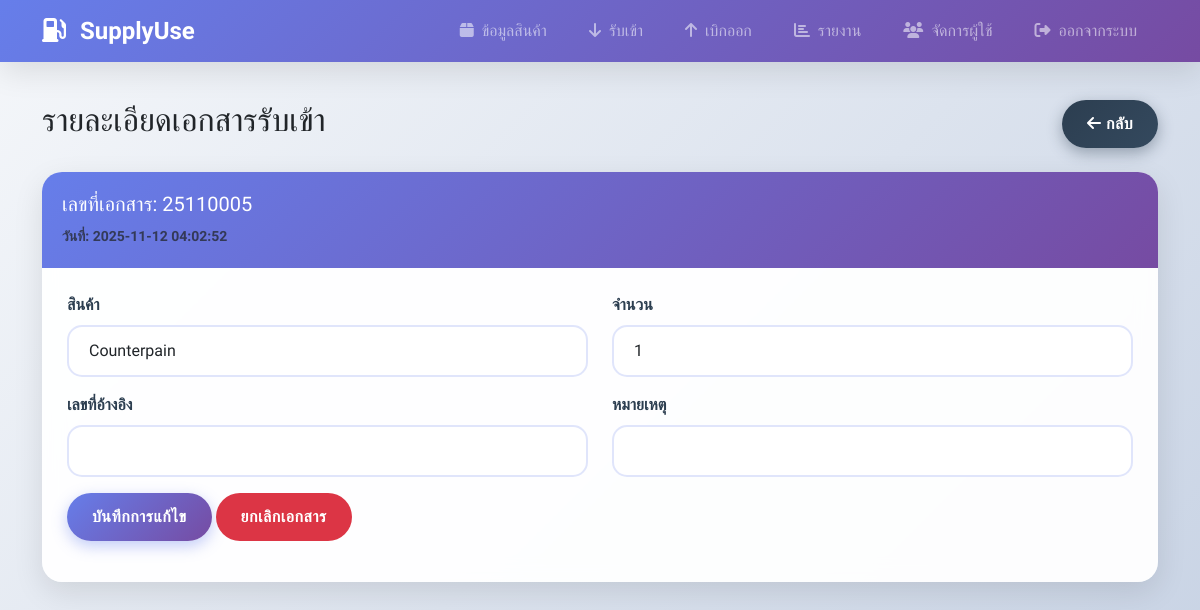
Page /stock_in_view/16 on the committed database.
### tables this page shows
CREATE TABLE stock_movements (
            id INTEGER PRIMARY KEY AUTOINCREMENT,
            product_id INTEGER,
            type TEXT CHECK(type IN ('IN', 'OUT')),
            quantity INTEGER,
            reference TEXT,
            notes TEXT,
            created_at TIMESTAMP DEFAULT CURRENT_TIMESTAMP, document_no TEXT,
            FOREIGN KEY (product_id) REFERENCES products (id)
        );

CREATE TABLE products (
            id INTEGER PRIMARY KEY AUTOINCREMENT,
            name TEXT NOT NULL,
            barcode TEXT UNIQUE,
            unit TEXT,
            min_stock INTEGER DEFAULT 0,
            current_stock INTEGER DEFAULT 0,
            image BLOB,
            created_at TIMESTAMP DEFAULT CURRENT_TIMESTAMP
        , description TEXT);

### app.py (the view)
@app.route('/stock_in_view/<int:movement_id>')
def stock_in_view(movement_id):
    conn = sqlite3.connect('supply_inventory.db')
    c = conn.cursor()
    c.execute('''SELECT sm.*, p.name, p.unit
                FROM stock_movements sm
                JOIN products p ON sm.product_id = p.id
                WHERE sm.id = ? AND sm.type = 'IN' ''', (movement_id,))
    movement = c.fetchone()
    c.execute('SELECT id, name FROM products ORDER BY name')
    products = c.fetchall()
    conn.close()
    if not movement:
        return redirect(url_for('stock_in_list'))
    doc_date = datetime.strptime(movement[6][:10], '%Y-%m-%d').date()
    today = datetime.now().date()
    can_edit = doc_date >= today
    return render_template('stock_in_view.html', movement=movement, products=products, can_edit=can_edit)

### templates/stock_in_view.html (shortened to what this page needs)
{% extends "base.html" %}
{% block content %}
<div class="d-flex justify-content-between align-items-center mb-4">
    <h2>รายละเอียดเอกสารรับเข้า</h2>
    <a href="{{ url_for('stock_in_list') }}" class="btn btn-secondary">
        <i class="fas fa-arrow-left"></i> กลับ
    </a>
</div>
<div class="card">
    <div class="card-header">
        <h5>เลขที่เอกสาร: {{ movement[7] or '-' }}</h5>
        <small class="text-muted">วันที่: {{ movement[6] }}</small>
    </div>
    <div class="card-body">
        <form id="updateForm">
            <div class="row">
                <div class="col-md-6">
                    <div class="mb-3">
                        <label class="form-label">สินค้า</label>
                        <select class="form-select" id="product_id" {% if not can_edit %}disabled{% endif %}>
                            {% for product in products %}
                            <option value="{{ product[0] }}" {% if product[0] == movement[1] %}selected{% endif %}>
                                {{ product[1] }}
                            </option>
                            {% endfor %}
                        </select>
                    </div>
                </div>
                <div class="col-md-6">
                    <div class="mb-3">
                        <label class="form-label">จำนวน</label>
                        <input type="number" class="form-control" id="quantity" value="{{ movement[3] }}" {% if not can_edit %}readonly{% endif %}>
                    </div>
                </div>
            </div>
            <div class="row">
                <div class="col-md-6">
                    <div class="mb-3">
                        <label class="form-label">เลขที่อ้างอิง</label>
                        <input type="text" class="form-control" id="reference" value="{{ movement[4] or '' }}" {% if not can_edit %}readonly{% endif %}>
                    </div>
                </div>
                <div class="col-md-6">
                    <div class="mb-3">
                        <label class="form-label">หมายเหตุ</label>
                        <input type="text" class="form-control" id="notes" value="{{ movement[5] or '' }}" {% if not can_edit %}readonly{% endif %}>
                    </div>
                </div>
            </div>
            {% if can_edit %}
            <div class="mb-3">
                <button type="submit" class="btn btn-primary">บันทึกการแก้ไข</button>
                <button type="button" class="btn btn-danger" onclick="confirmCancel()">ยกเลิกเอกสาร</button>
            </div>
            {% else %}
            <div class="alert alert-warning">
                <i class="fas fa-exclamation-triangle"></i>
                ไม่สามารถแก้ไขเอกสารย้อนหลังได้
            </div>
            {% endif %}
        </form>
    </div>
</div>
{% endblock %}

### static/css/style.css (style rules this page uses)
:root { --primary-gradient: linear-gradient(135deg, #667eea 0%, #764ba2 100%); --success-gradient: linear-gradient(135deg, #11998e 0%, #38ef7d 100%); --warning-gradient: linear-gradient(135deg, #f093fb 0%, #f5576c 100%); --info-gradient: linear-gradient(135deg, #4facfe 0%, #00f2fe 100%); --dark-gradient: linear-gradient(135deg, #2c3e50 0%, #34495e 100%); --shadow: 0 10px 30px rgba(0,0,0,0.1); --shadow-hover: 0 15px 40px rgba(0,0,0,0.15); }
body { background: linear-gradient(135deg, #f5f7fa 0%, #c3cfe2 100%); font-family: 'Kanit', 'Segoe UI', Tahoma, Geneva, Verdana, sans-serif; min-height: 100vh; padding-top: 0; }
.card { border: none; border-radius: 20px; box-shadow: var(--shadow); transition: all 0.3s ease; overflow: hidden; background: rgba(255,255,255,0.95); backdrop-filter: blur(10px); }
.card-header { background: var(--primary-gradient); color: white; border: none; padding: 20px; font-weight: 600; }
.card-body { padding: 25px; }
.btn { border-radius: 25px; font-weight: 600; padding: 12px 25px; transition: all 0.3s ease; border: none; text-transform: uppercase; letter-spacing: 0.5px; position: relative; overflow: hidden; }
.btn::before { content: ''; position: absolute; top: 0; left: -100%; width: 100%; height: 100%; background: linear-gradient(90deg, transparent, rgba(255,255,255,0.3), transparent); transition: left 0.5s; }
.btn-primary { background: var(--primary-gradient); box-shadow: 0 5px 15px rgba(102, 126, 234, 0.4); }
.btn-secondary { background: var(--dark-gradient); box-shadow: 0 5px 15px rgba(44, 62, 80, 0.4); }
.form-control, .form-select { border-radius: 15px; border: 2px solid rgba(102, 126, 234, 0.2); padding: 12px 20px; transition: all 0.3s ease; background: rgba(255,255,255,0.9); }
.form-label { font-weight: 600; color: #2c3e50; margin-bottom: 8px; }
.card, .alert, .table { animation: fadeInUp 0.6s ease-out; }

### rows in the picture
stock_movements: document_no "25110005", created_at "2025-11-12 04:02:52", product.name "Counterpain", quantity "1"
